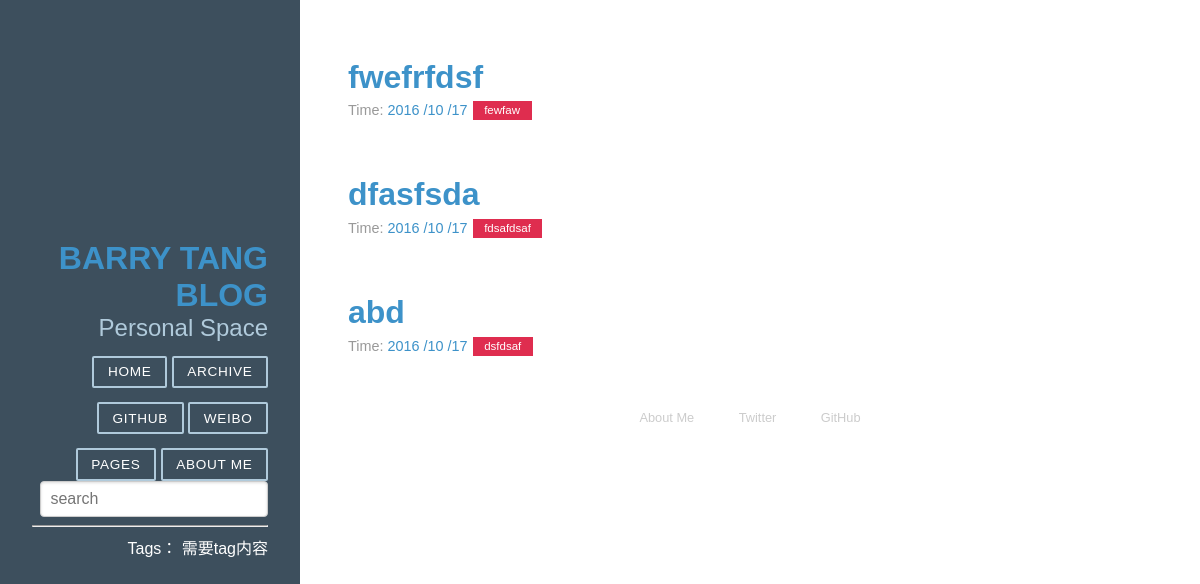
/archives, run on an earlier commit of the app's database.
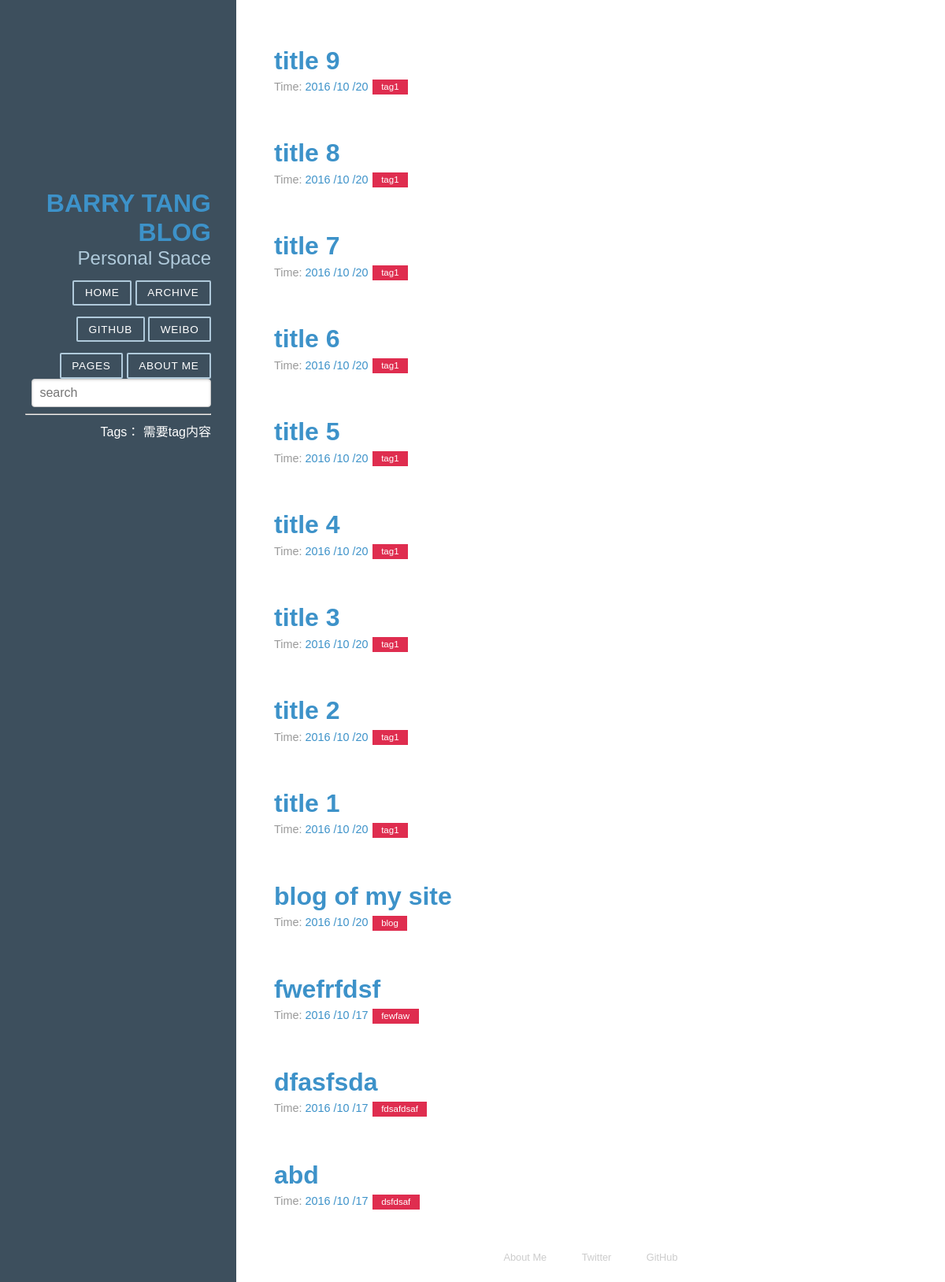
And on a later commit of the database.
### article/models.py (models this page shows, shortened)
class Article(models.Model) :
    title = models.CharField(max_length = 100)
    category = models.CharField(max_length = 50, blank = True)
    date_time = models.DateTimeField(auto_now_add = True)
    content = models.TextField(blank = True, null = True)
    class Meta:
        ordering = ['-date_time']

### article/views.py (the view)
# urls.py: url(r'^archives', article_views.archives, name = 'archives'),
def archives(request) :
    try:
        post_list = Article.objects.all()
    except Article.DoesNotExist :
        raise Http404
    return render(request, 'archives.html', {'post_list' : post_list,
                                            'error' : False})

### article/templates/archives.html
{% extends "base.html" %}
{% block content %}
<div class="posts">
    {% if error %}
        <h2 class="post-title">没有相关文章题目</a></h2>
    {% else %}
    {% for post in post_list %}
        <section class="post">
            <header class="post-header">
                <h2 class="post-title"><a href="{% url "detail" id=post.id %}">{{ post.title }}</a></h2>
                    <p class="post-meta">
                        Time:  <a class="post-author" href="#">{{ post.date_time |date:"Y /m /d"}}</a> <a class="post-category post-category-js" href="{% url "search_tag" tag=post.category %}">{{ post.category }}</a>
                    </p>
            </header>
        </section>
    {% endfor %}
    {% endif %}
</div>
{% endblock %}

What changed in the data, as far as the page shows it:
added Article: title "title 9", date_time "2016 /10 /20", category "tag1"
added Article: title "title 8", date_time "2016 /10 /20", category "tag1"
added Article: title "title 7", date_time "2016 /10 /20", category "tag1"
added Article: title "title 6", date_time "2016 /10 /20", category "tag1"
added Article: title "title 5", date_time "2016 /10 /20", category "tag1"
added Article: title "title 4", date_time "2016 /10 /20", category "tag1"
added Article: title "title 3", date_time "2016 /10 /20", category "tag1"
added Article: title "title 2", date_time "2016 /10 /20", category "tag1"
added Article: title "title 1", date_time "2016 /10 /20", category "tag1"
added Article: title "blog of my site", date_time "2016 /10 /20", category "blog"
